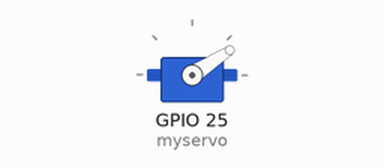
Simulated run of this sketch. Board: ESP32. Parts: servo.

Above: at 0.05 s.
At 0.85 s:
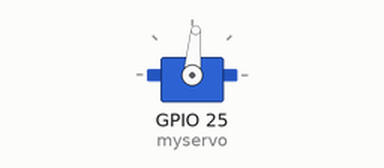
At 1.7 s:
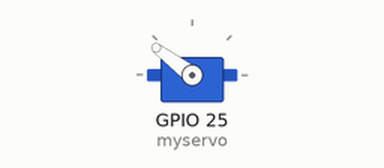
At 3.4 s:
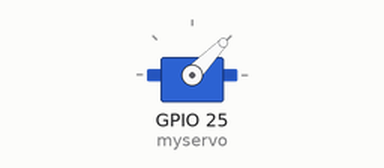
Timing chart, 0 to 8.3 s (numbered marks = the images above):
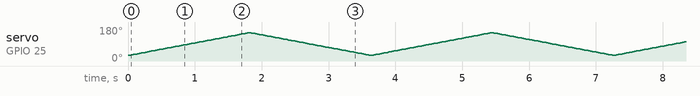

The sketch:

sweep_servo.ino
```cpp
#include <Servo.h>

Servo myservo;  // create servo object to control a servo
// twelve servo objects can be created on most boards

int pos = 90;    // variable to store the servo position

void setup() {
  myservo.attach(25);  // attaches the servo on pin 13 to the servo object
}

void loop() {
  for (pos = 30; pos <= 150; pos += 1) { // goes from 0 degrees to 180 degrees
    // in steps of 1 degree
    myservo.write(pos);              // tell servo to go to position in variable 'pos'
    delay(15);                       // waits 15ms for the servo to reach the position
  }
  for (pos = 150; pos >= 30; pos -= 1) { // goes from 180 degrees to 0 degrees
    myservo.write(pos);              // tell servo to go to position in variable 'pos'
    delay(15);                       // waits 15ms for the servo to reach the position
  }
}
```
